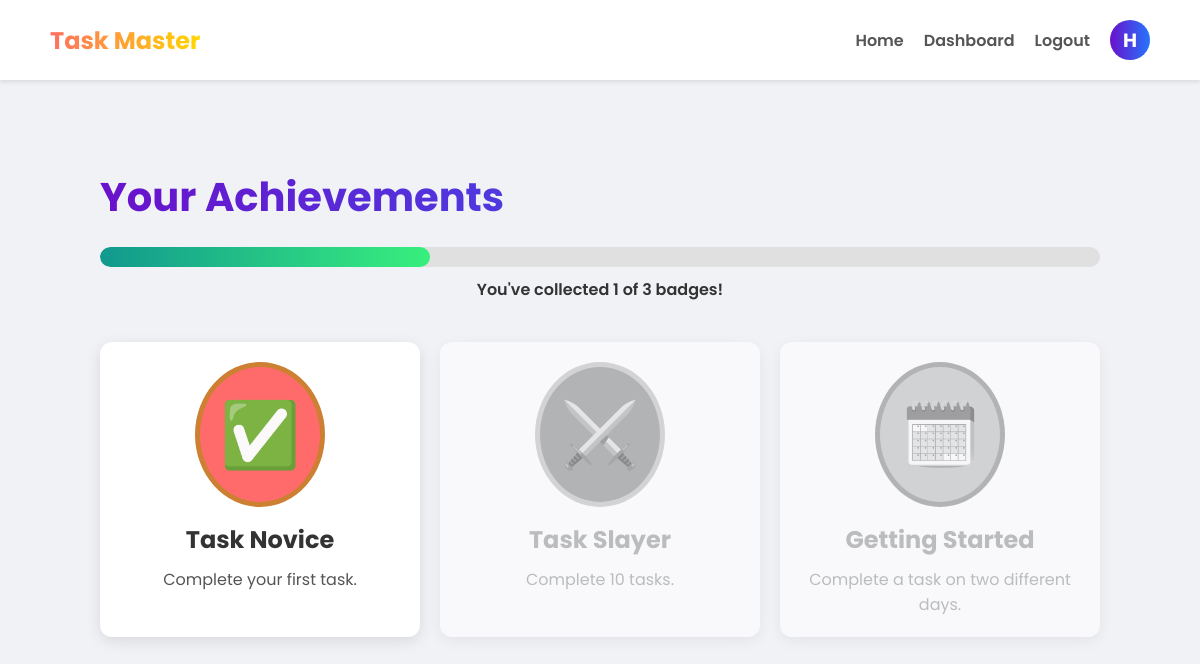
The page /achievements/ (signed in) on the database its author committed.
### core/models.py (models this page shows, shortened)
class Badge(models.Model):
    CATEGORY_CHOICES = [
        ('consistency', 'Consistency'),
        ('workload', 'Workload'),
        ('special', 'Special Event'),
    ]
    TIER_CHOICES = [
        ('bronze', 'Bronze'),
        ('silver', 'Silver'),
        ('gold', 'Gold'),
    ]
    name = models.CharField(max_length=100)
    description = models.TextField()
    icon = models.CharField(max_length=50, help_text="Emoji or icon identifier - e.g., 🗓️")
    category = models.CharField(max_length=20, choices=CATEGORY_CHOICES)
    tier = models.CharField(max_length=10, choices=TIER_CHOICES)

### core/views.py (the view)
# urls.py: path('achievements/', views.achievements_view, name='achievements'),
@login_required
def achievements_view(request):
    profile = request.user.profile
    earned_badges = profile.badges.all()
    all_badges = Badge.objects.all() # Get all badges
    earned_count = earned_badges.count()
    total_count = all_badges.count()
    progress_percentage = int((earned_count / total_count) * 100) if total_count > 0 else 0
    context = {
        'all_badges': all_badges,
        'earned_badges': earned_badges,
        'progress_percentage': progress_percentage,
    }
    return render(request, 'core/achievements.html', context)

### core/templates/core/achievements.html (shortened to what this page needs)
<!DOCTYPE html>
<html lang="en">
<head>
</head>
<body>
    <nav>
        <div class="logo">Task Master</div>
        <div class="nav-links">
            <a href="/">Home</a>
            <a href="/dashboard/">Dashboard</a>
            {% if user.is_authenticated %}
                <a href="/logout/">Logout</a>
                <div class="user-initial">{{ user.username|first|upper }}</div>
            {% endif %}
        </div>
    </nav>
    <main class="main-container">
        <header class="header">
            <h1>Your Achievements</h1>
        </header>
        <section class="progress-section">
            <div class="progress-bar-container">
                <div class="progress-bar-fill" style="width: {{ progress_percentage }}%;"></div>
            </div>
            <p class="progress-label">You've collected {{ earned_badges.count }} of {{ all_badges.count }} badges!</p>
        </section>
        <section class="badges-grid">
            {% for badge in all_badges %}
                <div class="badge-card {% if badge not in earned_badges %}locked{% endif %}">
                    <div class="badge-icon badge-{{ badge.category }} tier-{{ badge.tier }}">
                        {{ badge.icon }}
                    </div>
                    <h2>{{ badge.name }}</h2>
                    <p>{{ badge.description }}</p>
                </div>
            {% endfor %}
        </section>
    </main>
</body>
</html>

### core/templates/core/achievements.html (style rules this page uses)
:root { --bg-color: #f0f2f5; --nav-bg: #fff; --text-color-dark: #333; --card-bg: #fff; --logo-gradient: linear-gradient(90deg, #FF6F61, #FFD700); --header-gradient: linear-gradient(90deg, #6a11cb 0%, #2575fc 100%); --progress-bar-bg: #e0e0e0; --progress-bar-fill: linear-gradient(90deg, #11998e, #38ef7d); --workload-bg: #ff6b6b; --consistency-bg: #48dbfb; --special-bg: #feca57; --bronze-border: #cd7f32; --silver-border: #c0c0c0; --gold-border: #ffd700; }
body { font-family: 'Poppins', sans-serif; margin: 0; background-color: var(--bg-color); color: var(--text-color-dark); }
nav { display: flex; justify-content: space-between; align-items: center; padding: 20px 50px; background-color: var(--nav-bg); box-shadow: 0 2px 4px rgba(0,0,0,0.1); }
.logo { font-size: 1.5rem; font-weight: 700; background: var(--logo-gradient); -webkit-background-clip: text; -webkit-text-fill-color: transparent; }
.nav-links { display: flex; align-items: center; }
.nav-links a { text-decoration: none; color: #555; margin-left: 20px; font-weight: 600; }
.user-initial { display: flex; align-items: center; justify-content: center; width: 40px; height: 40px; border-radius: 50%; background: var(--header-gradient); color: white; font-weight: 700; font-size: 1.2rem; margin-left: 20px; }
.main-container { max-width: 1000px; margin: 40px auto; padding: 20px; }
.header h1 { font-size: 2.5rem; font-weight: 700; background: var(--header-gradient); -webkit-background-clip: text; -webkit-text-fill-color: transparent; margin-bottom: 20px; }
.progress-section { margin-bottom: 40px; }
.progress-bar-container { width: 100%; height: 20px; background-color: var(--progress-bar-bg); border-radius: 10px; overflow: hidden; }
.progress-bar-fill { height: 100%; background: var(--progress-bar-fill); border-radius: 10px; transition: width 1s ease-in-out; }
.progress-label { text-align: center; font-weight: 600; margin-top: 10px; }
.badges-grid { display: grid; grid-template-columns: repeat(auto-fill, minmax(280px, 1fr)); gap: 20px; }
.badge-card { background-color: var(--card-bg); border-radius: 12px; padding: 20px; text-align: center; box-shadow: 0 4px 15px rgba(0,0,0,0.1); transition: all 0.3s ease; }
.badge-icon { font-size: 4rem; padding: 20px; border-radius: 50%; display: inline-block; margin-bottom: 15px; color: white; border-style: solid; border-width: 5px; }
.badge-card h2 { margin: 0 0 10px 0; }
.badge-card p { color: #555; margin: 0; }
.locked { filter: grayscale(100%); opacity: 0.6; }
.locked h2, .locked p { color: #999; }
.badge-workload { background-color: var(--workload-bg); }
.badge-consistency { background-color: var(--consistency-bg); }
.tier-bronze { border-color: var(--bronze-border); }
.tier-silver { border-color: var(--silver-border); }

### rows shown on the page
Badge: icon "✅", name "Task Novice", description "Complete your first task."
Badge: icon "⚔️", name "Task Slayer", description "Complete 10 tasks."
Badge: icon "🗓️", name "Getting Started", description "Complete a task on two different days."

### other values the page prints
{{ user.username|first|upper }} "H"
{{ earned_badges.count }} "1"
{{ all_badges.count }} "3"
